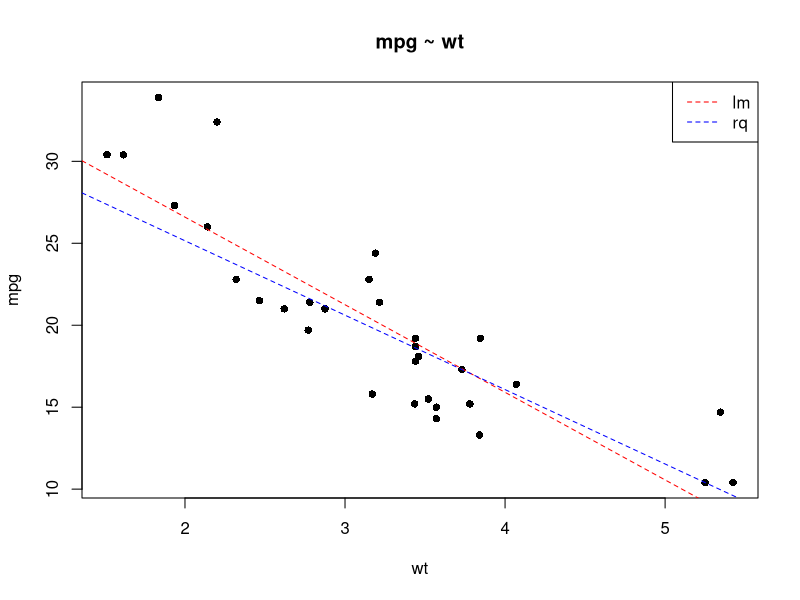
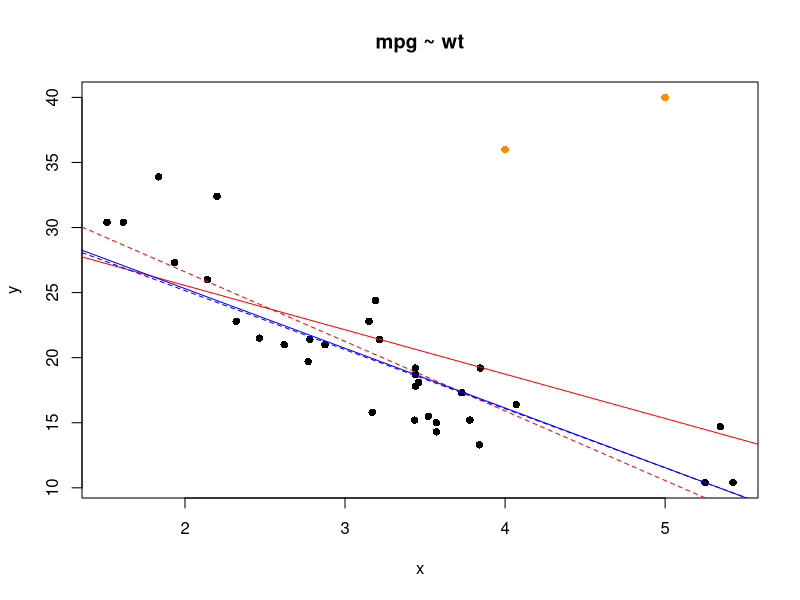

R code for these plots, in order:
## ---- chunk 1
install.packages("quantreg")
library(quantreg)
data(mtcars)
## ---- chunk 2
rqfit <- rq(mpg ~ wt, data = mtcars)
rqfit
## ---- chunk 3
summary(rqfit)
## ---- chunk 4
###This next block of code plots the quantile regression line in blue and the linear regression line in red:
plot(mpg ~ wt, data = mtcars, pch = 16, main = "mpg ~ wt")
abline(lm(mpg ~ wt, data = mtcars), col = "red", lty = 2)
abline(rq(mpg ~ wt, data = mtcars), col = "blue", lty = 2)
legend("topright", legend = c("lm", "rq"), col = c("red", "blue"), lty = 2)

## ---- chunk 5
###As I mentioned before, the tau option tells rq which conditional quantile we want. What is interesting is that we can set tau to be a vector and rq will give us the fits for all those quantiles:
multi_rqfit <- rq(mpg ~ wt, data = mtcars, tau = seq(0, 1, by = 0.1))
multi_rqfit
## ---- chunk 6
###Median regression (i.e. 50th quantile regression) is sometimes preferred to linear regression because it is “robust to outliers”. The next plot illustrates this. We add two outliers to the data (colored in orange) and see how it affects our regressions. The dotted lines are the fits for the original data, while the solid lines are for the data with outliers. As before, red is for linear regression while blue is for quantile regression. See how the linear regression fit shifts a fair amount compared to the median regression fit (which barely moves!)?

y <- c(mtcars$mpg, 40, 36)
x <- c(mtcars$wt, 5, 4)
plot(y ~ x, pch = 16, main = "mpg ~ wt")
points(c(5, 4), c(40, 36), pch = 16, col = "dark orange")
abline(lm(mpg ~ wt, data = mtcars), col = "red", lty = 2)
abline(lm(y ~ x), col = "red")
abline(rq(mpg ~ wt, data = mtcars), col = "blue", lty = 2)
abline(rq(y ~ x), col = "blue")
## ---- chunk 7
###One final note: rq also supports more complicated formula.
rq(mpg ~ wt - 1, data = mtcars)
rq(mpg ~ wt + cyl, data = mtcars)
rq(mpg ~ wt * cyl, data = mtcars)
rq(mpg ~ ., data = mtcars)
